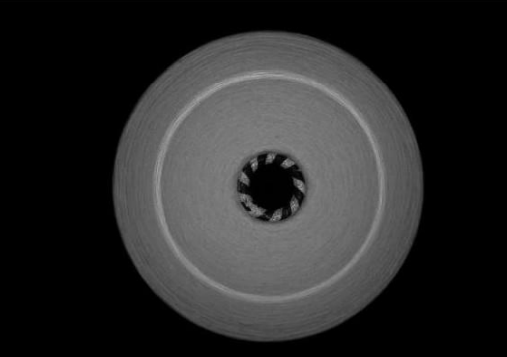
#> input picture input_bobins/pure/1.png, 507 x 357 px, found by its file name
$ python cropBobinwithHCT.py
#> lines starting #> are read from the running program, lines starting #| are printed output that depends on the picture
import cv2 as cv
import numpy as np

# bobinleri HCT ile kesiyoruz:
img = cv.imread("../input_bobins/with/1.png")
#> img is the input picture: shape (357, 507, 3); min 0, max 168, mean 41.2

print('Original Dimensions : ', img.shape)
#| Original Dimensions :  (357, 507, 3)
if img.shape[0] > 3000 or img.shape[1] > 3000:
    scale_percent = 10
elif img.shape[0] > 1500 or img.shape[1] > 1500:
    scale_percent = 20
else:
    scale_percent = 60
width = int(img.shape[1] * scale_percent / 100)
#> width = 304
height = int(img.shape[0] * scale_percent / 100)
#> height = 214
dim = (width, height)
#> dim = (304, 214)

img = cv.resize(img, dim, interpolation=cv.INTER_AREA)
#> img: shape (214, 304, 3)

print('Resized Dimensions : ', img.shape)
#| Resized Dimensions :  (214, 304, 3)

cv.imshow("Resized image", img)
cv.waitKey(0)
cv.destroyAllWindows()

h, w, b = img.shape[:]
#> h = 214; w = 304; b = 3

img2 = img.copy()
img = cv.cvtColor(img, cv.COLOR_BGR2GRAY)
#> img: shape (214, 304)
img = cv.GaussianBlur(img, (3, 3), 1.5)  # 9,9 ?
cv.imshow("gri ve blurlu img", img)
cv.waitKey(0)

circles = cv.HoughCircles(img, cv.HOUGH_GRADIENT, 1.3,
                          int(2*h), param1=90, param2=40, minRadius=int(h / 2.4),
                          maxRadius=int(h/1.8))
#> circles = [[159.2, 111.1, 92.51]]

if circles is not None:
    circles = np.round(circles[0, :]).astype("int")
#> circles = [[159, 111, 93]]
    for (x, y, r) in circles:
        cv.circle(img2, (x, y), r, (36, 255, 12), 3)
#> this loop made 1 pass
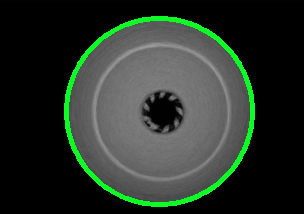
#> img2: shape (214, 304, 3); mean B, G, R 41.2, 50.9, 40.1

cv.imshow("img", img2)
cv.waitKey(0)
cv.imwrite("bobin-1.png", img2)

$ run again, with input_bobins/pure/10.png copied over input_bobins/pure/1.png
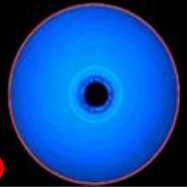
#> input picture input_bobins/pure/10.png, 187 x 187 px, found by its file name
#> img is the input picture: shape (187, 187, 3); mean B, G, R 156.5, 72.4, 10
#| Original Dimensions :  (187, 187, 3)
#| Resized Dimensions :  (112, 112, 3)
#> `img = cv.cvtColor(img, cv.COLOR_BGR2GRAY)`:
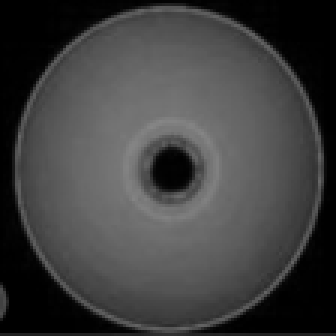
#> img: shape (112, 112) (shown 3 times larger); min 0, max 134, mean 63.3
#> `circles = cv.HoughCircles(img, cv.HOUGH_GRADIENT, 1.3, int(2*h), param..`: circles = [[59.15, 56.55, 54.97]]
#> `circles = np.round(circles[0, :]).astype("int")`: circles = [[59, 57, 55]]
#> the loop `for (x, y, r) in circles:` made 1 pass
#> after the loop `for (x, y, r) in circles:`:
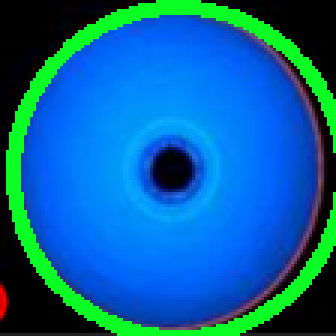
#> img2: shape (112, 112, 3) (shown 3 times larger); mean B, G, R 155, 100, 7.3
